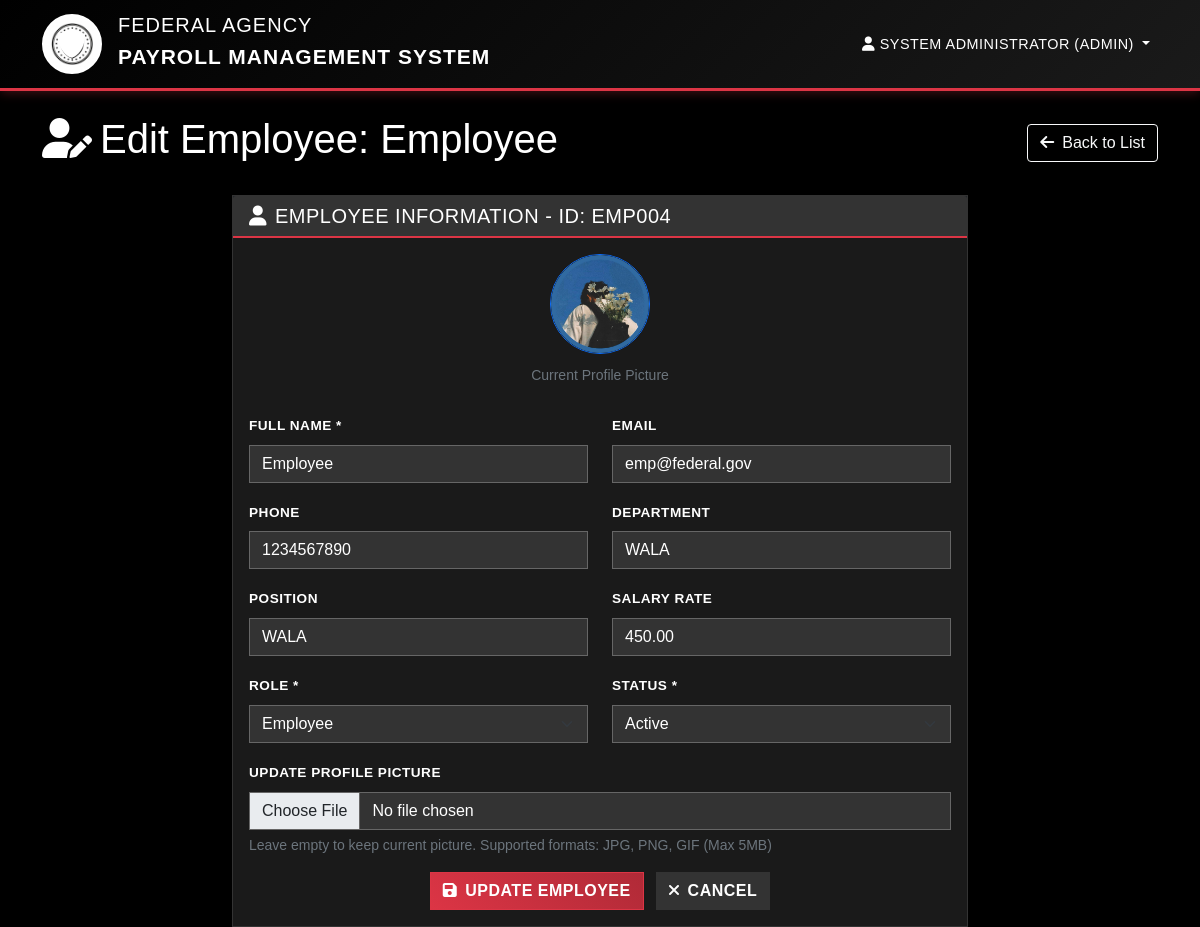
The page /employees/edit/4/ (signed in) on the database its author committed.
### authentication/models.py (models this page shows, shortened)
class Employee(AbstractUser):
    ROLE_CHOICES = [
        ('Admin', 'Administrator'),
        ('HR', 'Human Resources'),
        ('Employee', 'Employee'),
    ]
    STATUS_CHOICES = [
        ('Active', 'Active'),
        ('Inactive', 'Inactive'),
        ('Suspended', 'Suspended'),
    ]
    username = models.CharField(max_length=150, unique=True)
    email = models.EmailField(blank=True, null=True)
    employee_id = models.CharField(max_length=20, unique=True, null=True, blank=True)
    name = models.CharField(max_length=255)
    phone = models.CharField(max_length=20, blank=True, null=True)
    department = models.CharField(max_length=100, blank=True, null=True)
    position = models.CharField(max_length=100, blank=True, null=True)
    salary_rate = models.DecimalField(max_digits=10, decimal_places=2, default=0.00)
    role = models.CharField(max_length=20, choices=ROLE_CHOICES, default='Employee')
    status = models.CharField(max_length=20, choices=STATUS_CHOICES, default='Active')
    profile_picture = models.ImageField(upload_to='profile_pictures/', blank=True, null=True)
    nfc_id = models.CharField(max_length=100, blank=True, null=True)
    qr_code_path = models.CharField(max_length=255, blank=True, null=True)
    created_at = models.DateTimeField(default=timezone.now)
    updated_at = models.DateTimeField(auto_now=True)
    class Meta:
        db_table = 'employees'
    @property
    def is_admin(self):
        return self.role == 'Admin'
    @property
    def is_hr(self):
        return self.role in ['Admin', 'HR']

### employees/views.py (the view, shortened to what this page needs)
# urls.py: path('edit/<int:employee_id>/', views.employee_edit, name='employee_edit'),
@login_required
def employee_edit(request, employee_id):
    if not request.user.is_hr:
        messages.error(request, 'Access denied. Insufficient permissions.')
        return redirect('home')
    employee = get_object_or_404(Employee, id=employee_id)
    context = {'employee': employee}
    return render(request, 'employees/edit.html', context)

### templates/employees/edit.html (shortened to what this page needs)
{% extends 'base.html' %}
{% block content %}
<div class="d-flex justify-content-between align-items-center mb-4">
    <h1 class="text-white">
        <i class="fas fa-user-edit me-2"></i>Edit Employee: {{ employee.name }}
    </h1>
    <a href="{% url 'employee_list' %}" class="btn btn-outline-light">
        <i class="fas fa-arrow-left me-2"></i>Back to List
    </a>
</div>
<div class="row justify-content-center">
    <div class="col-md-8">
        <div class="card bg-dark text-white">
            <div class="card-header">
                <h5 class="mb-0"><i class="fas fa-user me-2"></i>Employee Information - ID: {{ employee.employee_id }}</h5>
            </div>
            <div class="card-body">
                <form method="POST" enctype="multipart/form-data">
                    <div class="text-center mb-4">
                        {% if employee.profile_picture %}
                            <img src="{{ employee.profile_picture.url }}"
                                 alt="{{ employee.name }}"
                                 class="rounded-circle border border-primary"
                                 style="width: 100px; height: 100px; object-fit: cover;">
                        {% else %}
                            <div class="bg-secondary rounded-circle d-flex align-items-center justify-content-center mx-auto border border-primary"
                                 style="width: 100px; height: 100px;">
                                <i class="fas fa-user fa-2x text-white"></i>
                            </div>
                        {% endif %}
                        <div class="mt-2">
                            <small class="text-muted">Current Profile Picture</small>
                        </div>
                    </div>
                    <div class="row">
                        <div class="col-md-6 mb-3">
                            <label for="name" class="form-label">Full Name *</label>
                            <input type="text" class="form-control" id="name" name="name" value="{{ employee.name }}" required>
                        </div>
                        <div class="col-md-6 mb-3">
                            <label for="email" class="form-label">Email</label>
                            <input type="email" class="form-control" id="email" name="email" value="{{ employee.email|default:'' }}">
                        </div>
                    </div>
                    <div class="row">
                        <div class="col-md-6 mb-3">
                            <label for="phone" class="form-label">Phone</label>
                            <input type="tel" class="form-control" id="phone" name="phone" value="{{ employee.phone|default:'' }}">
                        </div>
                        <div class="col-md-6 mb-3">
                            <label for="department" class="form-label">Department</label>
                            <input type="text" class="form-control" id="department" name="department" value="{{ employee.department|default:'' }}">
                        </div>
                    </div>
                    <div class="row">
                        <div class="col-md-6 mb-3">
                            <label for="position" class="form-label">Position</label>
                            <input type="text" class="form-control" id="position" name="position" value="{{ employee.position|default:'' }}">
                        </div>
                        <div class="col-md-6 mb-3">
                            <label for="salary_rate" class="form-label">Salary Rate</label>
                            <input type="number" class="form-control" id="salary_rate" name="salary_rate" value="{{ employee.salary_rate }}" step="0.01" min="0">
                        </div>
                    </div>
                    <div class="row">
                        <div class="col-md-6 mb-3">
                            <label for="role" class="form-label">Role *</label>
                            <select class="form-select" id="role" name="role" required>
                                <option value="Employee" {% if employee.role == 'Employee' %}selected{% endif %}>Employee</option>
                            </select>
                        </div>
                        <div class="col-md-6 mb-3">
                            <label for="status" class="form-label">Status *</label>
                            <select class="form-select" id="status" name="status" required>
                                <option value="Active" {% if employee.status == 'Active' %}selected{% endif %}>Active</option>
                            </select>
                        </div>
                    </div>
                    <div class="mb-3">
                        <label for="profile_picture" class="form-label">Update Profile Picture</label>
                        <input type="file" class="form-control" id="profile_picture" name="profile_picture" accept="image/*">
                        <div class="form-text text-muted">Leave empty to keep current picture. Supported formats: JPG, PNG, GIF (Max 5MB)</div>
                    </div>
                    <div class="text-center">
                        <button type="submit" class="btn btn-primary me-2">
                            <i class="fas fa-save me-2"></i>Update Employee
                        </button>
                        <a href="{% url 'employee_list' %}" class="btn btn-secondary">
                            <i class="fas fa-times me-2"></i>Cancel
                        </a>
                    </div>
                </form>
            </div>
        </div>
    </div>
</div>
{% endblock %}

### templates/base.html (shortened to what this page needs)
<!DOCTYPE html>
<html lang="en">
<head>
    {% load static %}
    <link href="https://cdn.jsdelivr.net/npm/bootstrap@5.1.3/dist/css/bootstrap.min.css" rel="stylesheet">
    <link rel="stylesheet" href="https://cdnjs.cloudflare.com/ajax/libs/font-awesome/6.0.0/css/all.min.css">
    <link rel="stylesheet" href="{% static 'css/government-style.css' %}">
</head>
<body>
    <nav class="navbar navbar-expand-lg government-header">
        <div class="container">
            <a class="navbar-brand d-flex align-items-center" href="{% url 'home' %}">
                <div class="government-seal me-3">
                    <i class="fas fa-shield-alt"></i>
                </div>
                <div>
                    <div class="h5 mb-0">FEDERAL AGENCY</div>
                    <small>Payroll Management System</small>
                </div>
            </a>
            <div class="collapse navbar-collapse" id="navbarNav">
                <ul class="navbar-nav ms-auto">
                    {% if user.is_authenticated %}
                        <li class="nav-item dropdown">
                            <a class="nav-link dropdown-toggle" href="#" id="navbarDropdown" role="button" data-bs-toggle="dropdown">
                                <i class="fas fa-user"></i> {{ user.name }} ({{ user.role }})
                            </a>
                        </li>
                    {% endif %}
                </ul>
            </div>
        </div>
    </nav>
    <main class="{% if not user.is_authenticated %}container-fluid{% else %}container{% endif %} mt-4">
        {% block content %}
        {% endblock %}
    </main>
</body>
</html>

### static/css/government-style.css (style rules this page uses)
:root { --gov-black: #000000; --gov-white: #ffffff; --gov-red: #dc3545; --gov-gray-dark: #1a1a1a; --gov-gray-medium: #333333; --gov-gray-light: #666666; --gov-blue-dark: #0d1b2a; --gov-blue-accent: #1B4F72; }
body { font-family: 'Arial', 'Helvetica Neue', sans-serif; background-color: var(--gov-black); color: var(--gov-white); font-weight: 400; line-height: 1.6; }
.government-header { background: linear-gradient(135deg, var(--gov-black) 0%, var(--gov-gray-dark) 100%); border-bottom: 3px solid var(--gov-red); box-shadow: 0 2px 10px rgba(220, 53, 69, 0.3); }
.government-header .navbar-brand { font-weight: 700; font-size: 1.5rem; color: var(--gov-white) !important; text-transform: uppercase; letter-spacing: 1px; }
.government-header .nav-link { color: var(--gov-white) !important; font-weight: 500; text-transform: uppercase; font-size: 0.9rem; letter-spacing: 0.5px; border-radius: 0; transition: all 0.3s ease; }
.government-seal { width: 60px; height: 60px; background: url('/static/images/government_seal.png') center/cover no-repeat, radial-gradient(circle, var(--gov-red) 0%, var(--gov-gray-dark) 100%); border: 2px solid var(--gov-white); border-radius: 50%; display: flex; align-items: center; justify-content: center; margin-right: 15px; animation: sealPulse 2s ease-in-out infinite; position: relative; }
.government-seal::before { content: ''; position: absolute; top: -5px; left: -5px; right: -5px; bottom: -5px; border: 2px solid var(--gov-red); border-radius: 50%; opacity: 0; animation: sealRing 2s ease-in-out infinite; }
.government-seal i { font-size: 1.8rem; color: var(--gov-white); animation: iconRotate 8s linear infinite; }
.card { background-color: var(--gov-gray-dark); border: 1px solid var(--gov-gray-medium); border-radius: 0; box-shadow: 0 4px 15px rgba(0, 0, 0, 0.5); }
.card-header { background-color: var(--gov-gray-medium); border-bottom: 2px solid var(--gov-red); color: var(--gov-white); font-weight: 600; text-transform: uppercase; letter-spacing: 0.5px; }
.card-body { background-color: var(--gov-gray-dark); color: var(--gov-white); }
.btn-primary { background: linear-gradient(45deg, var(--gov-red), #b02a37); border-color: var(--gov-red); color: var(--gov-white); font-weight: 600; text-transform: uppercase; letter-spacing: 0.5px; border-radius: 0; transition: all 0.3s ease; position: relative; overflow: hidden; }
.btn-primary::before { content: ''; position: absolute; top: 0; left: -100%; width: 100%; height: 100%; background: linear-gradient(90deg, transparent, rgba(255, 255, 255, 0.2), transparent); transition: left 0.5s ease; }
.btn-secondary { background-color: var(--gov-gray-medium); border-color: var(--gov-gray-medium); border-radius: 0; font-weight: 600; text-transform: uppercase; letter-spacing: 0.5px; }
.form-control, .form-select { background-color: var(--gov-gray-medium); border: 1px solid var(--gov-gray-light); color: var(--gov-white); border-radius: 0; }
.form-label { color: var(--gov-white); font-weight: 600; text-transform: uppercase; font-size: 0.85rem; letter-spacing: 0.5px; }

### rows shown on the page
Employee: name "SYSTEM ADMINISTRATOR", role "ADMIN"
Employee: name "Employee", employee_id "EMP004", profile_picture (picture), email "emp@federal.gov", phone "1234567890", department "WALA", position "WALA", salary_rate "450.00", role "Employee", status "Active"
